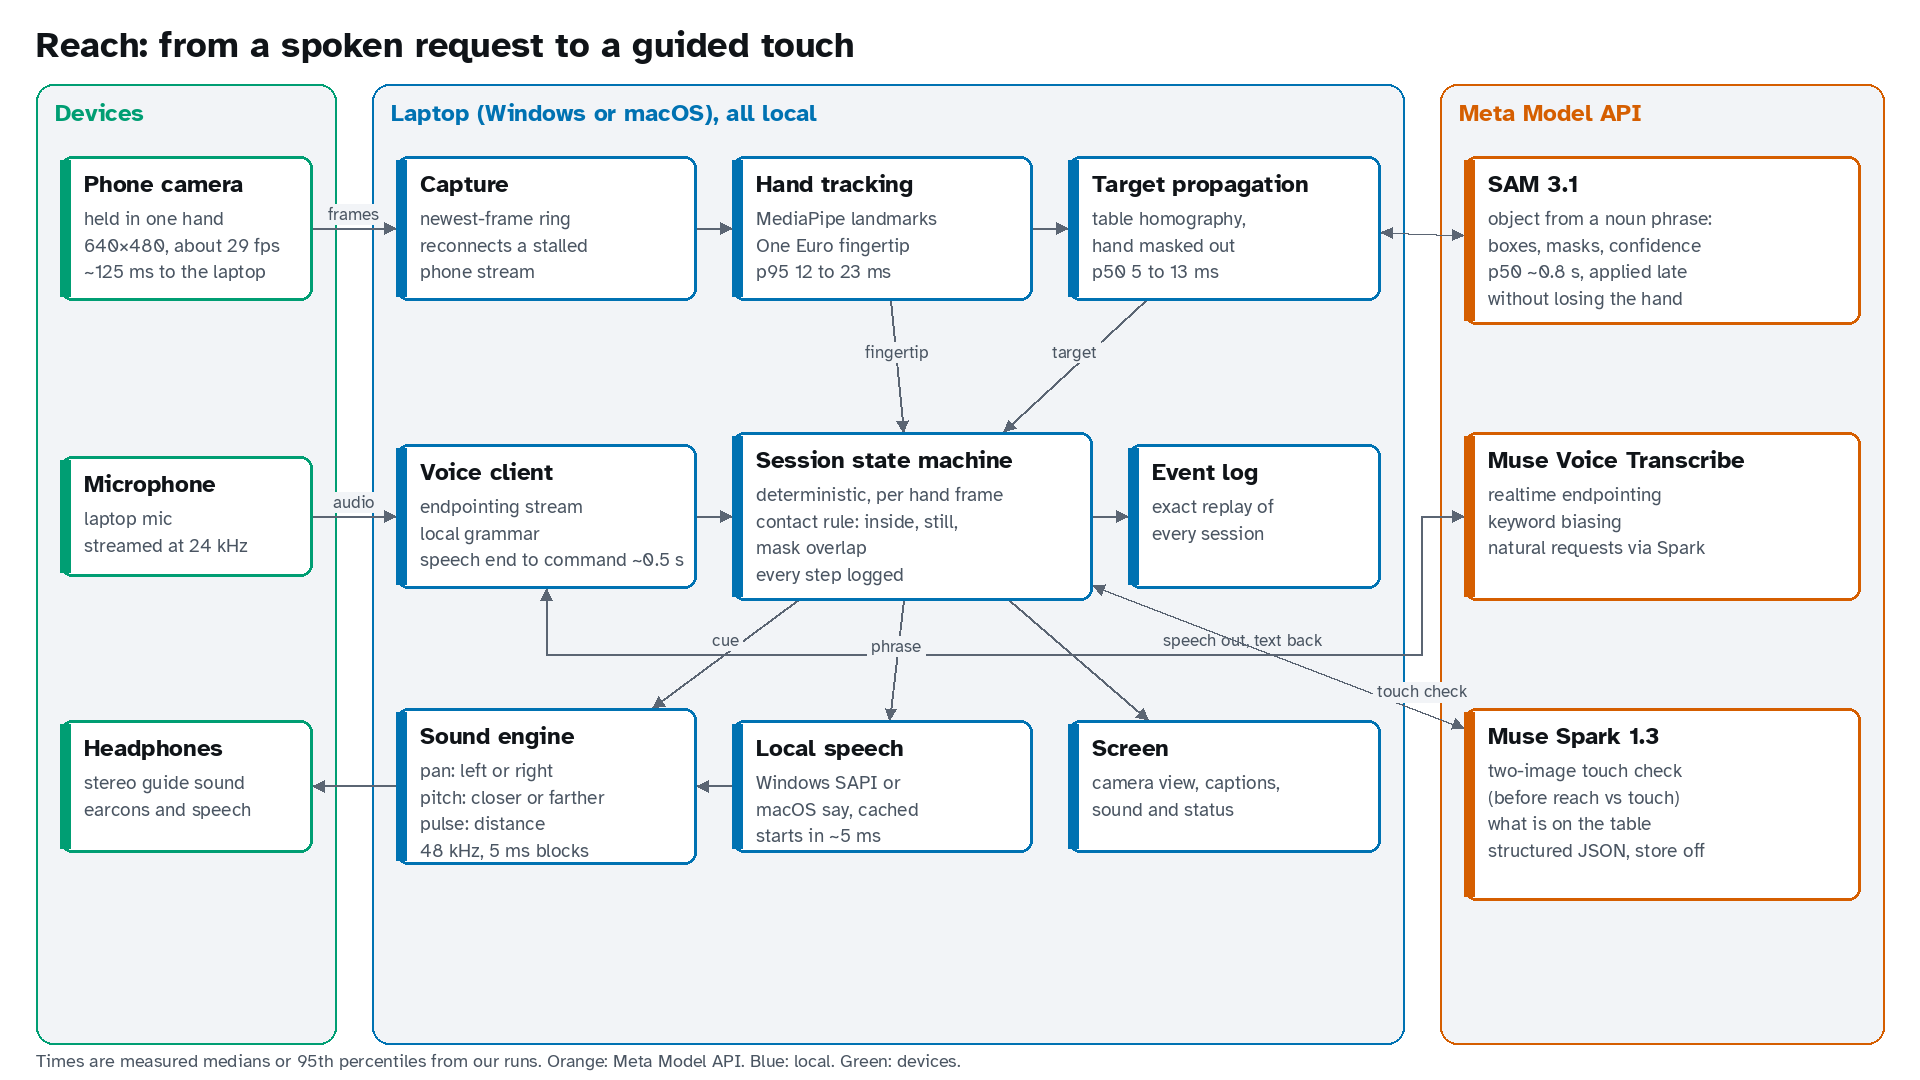

This figure's Python source:
"""Draw the system diagram once: an SVG for the README and a PNG for slides.

uv run python docs/architecture.py            # writes docs/architecture.svg
uv run python docs/architecture.py --png out.png --dark
"""

import argparse
from pathlib import Path

FONTS = Path(__file__).resolve().parents[1]/'src'/'reach'/'assets'/'fonts'
WIDTH, HEIGHT = 1600, 900

# Okabe-Ito colours: local work, Meta Model API, devices.
LOCAL, META, DEVICE = '#0072B2', '#D55E00', '#009E73'
THEMES = {'light': {'bg': '#FFFFFF', 'panel': '#F2F4F7', 'box': '#FFFFFF', 'text': '#101418', 'muted': '#4A5562', 'line': '#5B6573'},
          'dark': {'bg': '#101418', 'panel': '#1C2229', 'box': '#232A33', 'text': '#F5F7FA', 'muted': '#AAB4BE', 'line': '#AAB4BE'}}

GROUPS = [  # x, y, w, h, title, colour
    (30, 70, 250, 800, 'Devices', DEVICE),
    (310, 70, 860, 800, 'Laptop (Windows or macOS), all local', LOCAL),
    (1200, 70, 370, 800, 'Meta Model API', META),
]
BOXES = {  # id: x, y, w, h, title, detail lines, colour
    'camera': (50, 130, 210, 120, 'Phone camera', ['held in one hand', '640×480, about 29 fps', '~125 ms to the laptop'], DEVICE),
    'mic': (50, 380, 210, 100, 'Microphone', ['laptop mic', 'streamed at 24 kHz'], DEVICE),
    'ears': (50, 600, 210, 110, 'Headphones', ['stereo guide sound', 'earcons and speech'], DEVICE),
    'capture': (330, 130, 250, 120, 'Capture', ['newest-frame ring', 'reconnects a stalled', 'phone stream'], LOCAL),
    'hand': (610, 130, 250, 120, 'Hand tracking', ['MediaPipe landmarks', 'One Euro fingertip', 'p95 12 to 23 ms'], LOCAL),
    'motion': (890, 130, 260, 120, 'Target propagation', ['table homography,', 'hand masked out', 'p50 5 to 13 ms'], LOCAL),
    'voice': (330, 370, 250, 120, 'Voice client', ['endpointing stream', 'local grammar', 'speech end to command ~0.5 s'], LOCAL),
    'brain': (610, 360, 300, 140, 'Session state machine', ['deterministic, per hand frame', 'contact rule: inside, still,', 'mask overlap', 'every step logged'], LOCAL),
    'replay': (940, 370, 210, 120, 'Event log', ['exact replay of', 'every session'], LOCAL),
    'sound': (330, 590, 250, 130, 'Sound engine', ['pan: left or right', 'pitch: closer or farther', 'pulse: distance', '48 kHz, 5 ms blocks'], LOCAL),
    'speech': (610, 600, 250, 110, 'Local speech', ['Windows SAPI or', 'macOS say, cached', 'starts in ~5 ms'], LOCAL),
    'screen': (890, 600, 260, 110, 'Screen', ['camera view, captions,', 'sound and status'], LOCAL),
    'sam': (1220, 130, 330, 140, 'SAM 3.1', ['object from a noun phrase:', 'boxes, masks, confidence', 'p50 ~0.8 s, applied late', 'without losing the hand'], META),
    'transcribe': (1220, 360, 330, 140, 'Muse Voice Transcribe', ['realtime endpointing', 'keyword biasing', 'natural requests via Spark'], META),
    'spark': (1220, 590, 330, 160, 'Muse Spark 1.3', ['two-image touch check', '(before reach vs touch)', 'what is on the table', 'structured JSON, store off'], META),
}
# from, to, label, two-way, waypoints (a route around other boxes)
ARROWS = [
    ('camera', 'capture', 'frames', False, ()), ('capture', 'hand', '', False, ()), ('hand', 'motion', '', False, ()),
    ('motion', 'sam', '', True, ()),
    ('mic', 'voice', 'audio', False, ()),
    ('voice', 'transcribe', 'speech out, text back', True, ((455, 545), (1185, 545), (1185, 430)), (1035, 537)),
    ('hand', 'brain', 'fingertip', False, ()), ('motion', 'brain', 'target', False, ()), ('voice', 'brain', '', False, ()),
    ('brain', 'replay', '', False, ()), ('brain', 'spark', 'touch check', True, (), (1185, 580)),
    ('brain', 'sound', 'cue', False, ()), ('brain', 'speech', 'phrase', False, ()), ('speech', 'sound', '', False, ()),
    ('sound', 'ears', '', False, ()), ('brain', 'screen', '', False, ()),
]


def center(box):
    x, y, w, h = box[:4]
    return x+w/2, y+h/2


def edge(box, toward):
    """Point where the line from the box centre toward a point leaves the box."""
    x, y, w, h = box[:4]
    cx, cy = center(box)
    dx, dy = toward[0]-cx, toward[1]-cy
    if dx == dy == 0:
        return cx, cy
    scale = min((w/2)/abs(dx) if dx else float('inf'), (h/2)/abs(dy) if dy else float('inf'))
    return cx+dx*scale, cy+dy*scale


def segments():
    """Polylines with label positions: (points, label, two_way, label_at)."""
    out = []
    for a, b, label, both, via, *place in ARROWS:
        pa, pb = center(BOXES[a]), center(BOXES[b])
        first = via[0] if via else pb
        last = via[-1] if via else pa
        points = [edge(BOXES[a], first), *via, edge(BOXES[b], last)]
        longest = max(range(len(points)-1), key=lambda i: abs(points[i+1][0]-points[i][0])+abs(points[i+1][1]-points[i][1]))
        (x0, y0), (x1, y1) = points[longest], points[longest+1]
        out.append((points, label, both, place[0] if place else ((x0+x1)/2, (y0+y1)/2-8)))
    return out


def svg(theme='light'):
    t = THEMES[theme]
    parts = [f'<svg xmlns="http://www.w3.org/2000/svg" viewBox="0 0 {WIDTH} {HEIGHT}" width="{WIDTH}" height="{HEIGHT}" '
             f'font-family="Atkinson Hyperlegible, Segoe UI, Arial, sans-serif">',
             '<title>Reach architecture</title>',
             '<defs><marker id="a" viewBox="0 0 10 10" refX="9" refY="5" markerWidth="8" markerHeight="8" orient="auto-start-reverse">'
             f'<path d="M0 0L10 5L0 10z" fill="{t["line"]}"/></marker></defs>',
             f'<rect width="{WIDTH}" height="{HEIGHT}" fill="{t["bg"]}"/>',
             f'<text x="30" y="45" font-size="30" font-weight="700" fill="{t["text"]}">Reach: from a spoken request to a guided touch</text>']
    for x, y, w, h, title, colour in GROUPS:
        parts.append(f'<rect x="{x}" y="{y}" width="{w}" height="{h}" rx="14" fill="{t["panel"]}" stroke="{colour}" stroke-width="2"/>')
        parts.append(f'<text x="{x+16}" y="{y+32}" font-size="20" font-weight="700" fill="{colour}">{title}</text>')
    for points, label, both, (lx, ly) in segments():
        path = ' '.join(f'{x:.1f},{y:.1f}' for x, y in points)
        start = ' marker-start="url(#a)"' if both else ''
        parts.append(f'<polyline points="{path}" fill="none" stroke="{t["line"]}" stroke-width="2"{start} marker-end="url(#a)"/>')
        if label:
            parts.append(f'<text x="{lx:.1f}" y="{ly:.1f}" font-size="14" text-anchor="middle" fill="{t["muted"]}" '
                         f'paint-order="stroke" stroke="{t["panel"]}" stroke-width="5">{label}</text>')
    for x, y, w, h, title, lines, colour in BOXES.values():
        parts.append(f'<rect x="{x}" y="{y}" width="{w}" height="{h}" rx="10" fill="{t["box"]}" stroke="{colour}" stroke-width="2.5"/>')
        parts.append(f'<rect x="{x}" y="{y}" width="8" height="{h}" rx="3" fill="{colour}"/>')
        parts.append(f'<text x="{x+20}" y="{y+30}" font-size="20" font-weight="700" fill="{t["text"]}">{title}</text>')
        for i, line in enumerate(lines):
            parts.append(f'<text x="{x+20}" y="{y+56+i*22}" font-size="16" fill="{t["muted"]}">{line}</text>')
    parts.append(f'<text x="30" y="{HEIGHT-8}" font-size="15" fill="{t["muted"]}">Times are measured medians or 95th percentiles '
                 'from our runs; the camera and SAM times dominate. Orange: Meta Model API. Blue: local. Green: devices.</text>')
    parts.append('</svg>')
    return '\n'.join(parts)+'\n'


def png(path, theme='dark', width=1920):
    from PIL import Image, ImageDraw, ImageFont
    t = THEMES[theme]
    s = width/WIDTH
    image = Image.new('RGB', (width, round(HEIGHT*s)), t['bg'])
    draw = ImageDraw.Draw(image)
    font = lambda px, bold=False: ImageFont.truetype(str(FONTS/('AtkinsonHyperlegible-Bold.ttf' if bold else 'AtkinsonHyperlegible-Regular.ttf')), round(px*s))
    S = lambda *v: tuple(round(a*s) for a in v)
    draw.text(S(30, 18), 'Reach: from a spoken request to a guided touch', font=font(30, True), fill=t['text'])
    for x, y, w, h, title, colour in GROUPS:
        draw.rounded_rectangle(S(x, y, x+w, y+h), radius=round(14*s), fill=t['panel'], outline=colour, width=max(2, round(2*s)))
        draw.text(S(x+16, y+12), title, font=font(20, True), fill=colour)
    import math

    def head(tail, tip):
        angle = math.atan2(tip[1]-tail[1], tip[0]-tail[0])
        left = (tip[0]-11*math.cos(angle-.45), tip[1]-11*math.sin(angle-.45))
        right = (tip[0]-11*math.cos(angle+.45), tip[1]-11*math.sin(angle+.45))
        draw.polygon([S(*tip), S(*left), S(*right)], fill=t['line'])
    for points, label, both, (lx, ly) in segments():
        draw.line([S(*p) for p in points], fill=t['line'], width=max(2, round(2*s)), joint='curve')
        head(points[-2], points[-1])
        if both:
            head(points[1], points[0])
        if label:
            f = font(14)
            mx, my = lx, ly+2
            w = draw.textlength(label, font=f)/s
            draw.rectangle(S(mx-w/2-3, my-14, mx+w/2+3, my+3), fill=t['panel'])
            draw.text(S(mx-w/2, my-15), label, font=f, fill=t['muted'])
    for x, y, w, h, title, lines, colour in BOXES.values():
        draw.rounded_rectangle(S(x, y, x+w, y+h), radius=round(10*s), fill=t['box'], outline=colour, width=max(2, round(2.5*s)))
        draw.rectangle(S(x, y+3, x+8, y+h-3), fill=colour)
        draw.text(S(x+20, y+11), title, font=font(20, True), fill=t['text'])
        for i, line in enumerate(lines):
            draw.text(S(x+20, y+42+i*22), line, font=font(16), fill=t['muted'])
    draw.text(S(30, HEIGHT-26), 'Times are measured medians or 95th percentiles from our runs. Orange: Meta Model API. '
              'Blue: local. Green: devices.', font=font(15), fill=t['muted'])
    image.save(path)


if __name__ == '__main__':
    parser = argparse.ArgumentParser()
    parser.add_argument('--png', type=Path)
    parser.add_argument('--dark', action='store_true')
    args = parser.parse_args()
    if args.png:
        png(args.png, 'dark' if args.dark else 'light')
    else:
        (Path(__file__).resolve().parent/'architecture.svg').write_text(svg(), encoding='utf-8')
